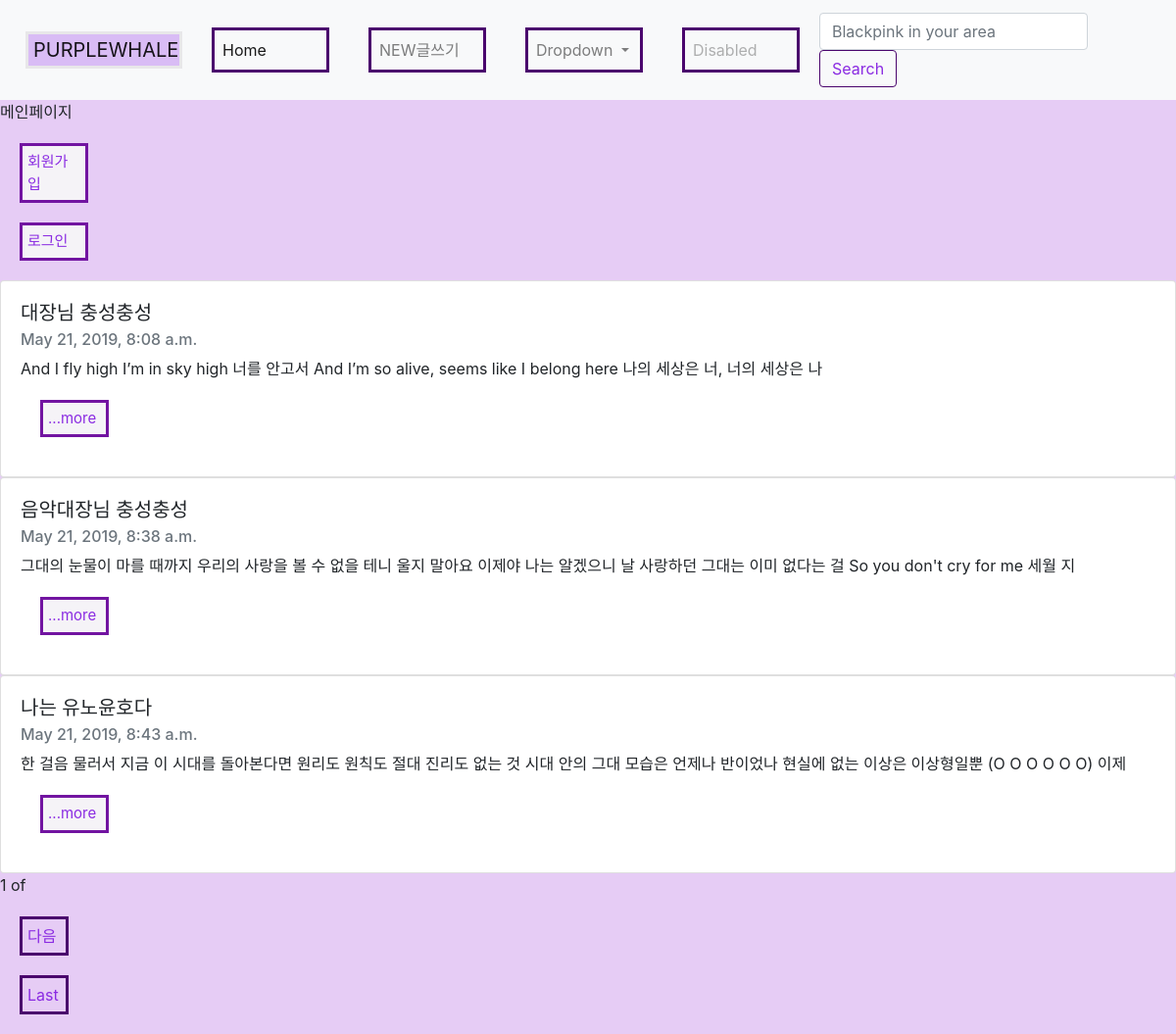
The page / on the database its author committed.
### blogapp/models.py (models this page shows, shortened)
class Blog(models.Model):
    title = models.CharField(max_length=200)
    pub_date = models.DateTimeField('date published')
    body = models.TextField()
    def summary(self):
        return self.body[:100]

### blogapp/views.py (the view)
# urls.py: 2. Add a URL to urlpatterns:  path('', views.home, name='home')
def home(request):
    blogs = Blog.objects
    blog_list = Blog.objects.all()
    paginator = Paginator(blog_list,3)
    page = request.GET.get('page')
    posts = paginator.get_page(page)
    return render(request, 'home.html', {'blogs':blogs, 'posts':posts})

### blogapp/templates/home.html (shortened to what this page needs)
<head>
    <link rel="stylesheet" href="https://stackpath.bootstrapcdn.com/bootstrap/4.3.1/css/bootstrap.min.css">
</head>
<body>
    <nav class="navbar navbar-expand-lg navbar-light bg-light">
        <a class="navbar-brand" href="#" id="active">PURPLEWHALE</a>
        <div class="collapse navbar-collapse" id="navbarSupportedContent">
        <ul class="navbar-nav mr-auto">
            <li class="nav-item active">
            <a class="nav-link" href="#">Home <span class="sr-only">(current)</span></a>
            </li>
            <li class="nav-item">
            <a class="nav-link" href="{% url 'new' %}">NEW글쓰기</a>
            </li>
            <li class="nav-item dropdown">
            <a class="nav-link dropdown-toggle" href="#" id="navbarDropdown" role="button" data-toggle="dropdown" aria-haspopup="true" aria-expanded="false">
                Dropdown
            </a>
            </li>
            <li class="nav-item">
            <a class="nav-link disabled" href="#" tabindex="-1" aria-disabled="true">Disabled</a>
            </li>
        </ul>
        <form class="form-inline my-2 my-lg-0">
            <input class="form-control mr-sm-2" type="search" placeholder="Blackpink in your area" aria-label="Search">
            <button class="btn btn-outline-success my-2 my-sm-0" type="submit" id="search">Search</button>
        </form>
        </div>
    </nav>
    메인페이지
    <a href="{% url 'signup' %}" id="sub">회원가입</a>
    <a href="{% url 'login' %}" id="sub">로그인</a>
{% for blog in posts %}
    <div class="card" id="eachcard">
            <div class="card-body">
            <h5 class="card-title">{{blog.title}}</h5>
            <h6 class="card-subtitle mb-2 text-muted">{{blog.pub_date}}</h6>
            <p class="card-text">{{blog.summary}} </p>
            <a href="{%url 'detail' blog.id%}" id="more">...more</a>
            </div>
    </div>
    {%endfor%}
    <span>{{posts.number}}</span>
    <span>of</span>
    {%if posts.has_next%}
    <a href="?page={{posts.next_page_number}}" id="order">다음</a>
    <a href="?page={{posts.paginator.num_pages}}" id="order">Last</a>
    {%endif%}
</body>

### blogapp/templates/home.html (style rules this page uses)
body { background-color: rgb(230, 204, 245); }
a { border:3px solid rgb(74, 5, 109); padding:10px; margin:20px; display:block; width:120px; }
#active { background-color: rgb(217, 188, 245); border:3px solid rgb(232, 231, 233); padding:1px; padding-left:5px; margin:10px; display:block; width:160px; }
#more, #sub { background-color: rgb(245, 243, 247); border:3px solid rgb(114, 20, 161); padding:5px; padding-left:5px; margin:20px; display:block; width:70px; color:blueviolet; font-size:15px; }
#search { border:1px solid rgb(74, 5, 109); color:blueviolet; }
#order { padding:5px; width:50px; color:blueviolet; }

### rows shown on the page
Blog: title "대장님 충성충성", pub_date "May 21, 2019, 8:08 a.m.", summary "And I fly high I’m in sky high 너를 안고서 And I’m so alive, seems like I belong here 나의 세상은 너, 너의 세상은 나"
Blog: title "음악대장님 충성충성", pub_date "May 21, 2019, 8:38 a.m.", summary "그대의 눈물이 마를 때까지 우리의 사랑을 볼 수 없을 테니 울지 말아요 이제야 나는 알겠으니 날 사랑하던 그대는 이미 없다는 걸 So you don't cry for me 세월 지"
Blog: title "나는 유노윤호다", pub_date "May 21, 2019, 8:43 a.m.", summary "한 걸음 물러서 지금 이 시대를 돌아본다면 원리도 원칙도 절대 진리도 없는 것 시대 안의 그대 모습은 언제나 반이었나 현실에 없는 이상은 이상형일뿐 (O O O O O O) 이제"

### other values the page prints
{{ posts.number }} "1"
